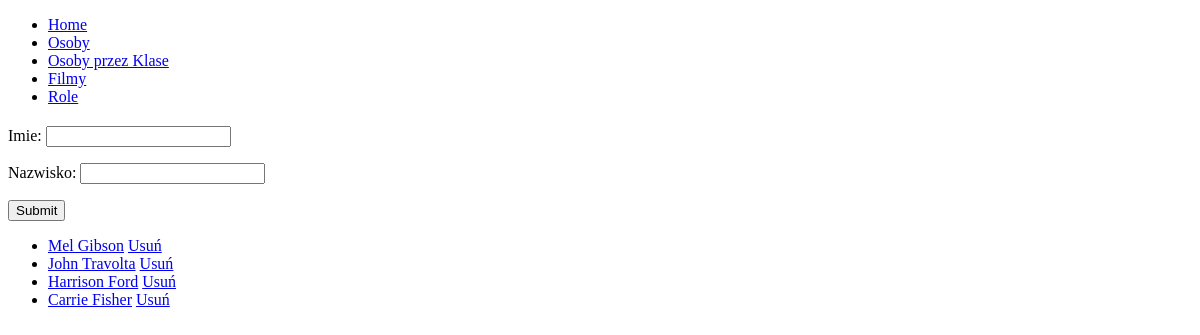
The page /persons/ on the database as committed earlier.
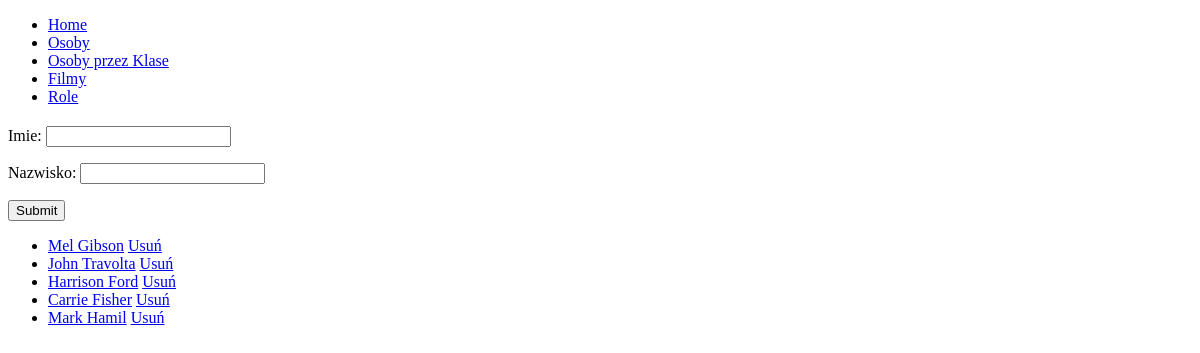
The same page on the database as committed later.
### baza/models.py (models this page shows)
class Person(models.Model):
    first_name = models.CharField(max_length=32)
    last_name = models.CharField(max_length=32)
    def __str__(self):
        return f"{self.first_name} {self.last_name}"

### baza/views.py (the view, shortened to what this page needs)
# urls.py: path("persons/", views.person_function_view, name='persons'),
def person_function_view(request):
    error = ""
    persons = Person.objects.all()
    context = {'persons': persons, "error": error}
    http_response = render(request, "persons.html", context)
    return http_response

### templates/persons.html (shortened to what this page needs)
{% extends 'base.html' %}
{% block content %}
    <form method="post">
        <p>
            Imie: <input type="text" name="first_name" value="{{ person.first_name }}">
        </p>
        <p>
            Nazwisko: <input type="text" name="last_name" value="{{ person.last_name }}">
        </p>
        <p>
            <input type="submit">
        </p>
    </form>
    <ul>
        {% for person in persons %}
            <li>
                <a href="{% url 'edit_person' person.id %}"> {{ person }}</a>
                <a href="{% url 'delete_person' person.id %}">Usuń</a>
            </li>
        {% endfor %}
    </ul>
{% endblock %}

Rows that differ between the two databases and show on the page:
added Person: first_name+last_name "Mark Hamil"
